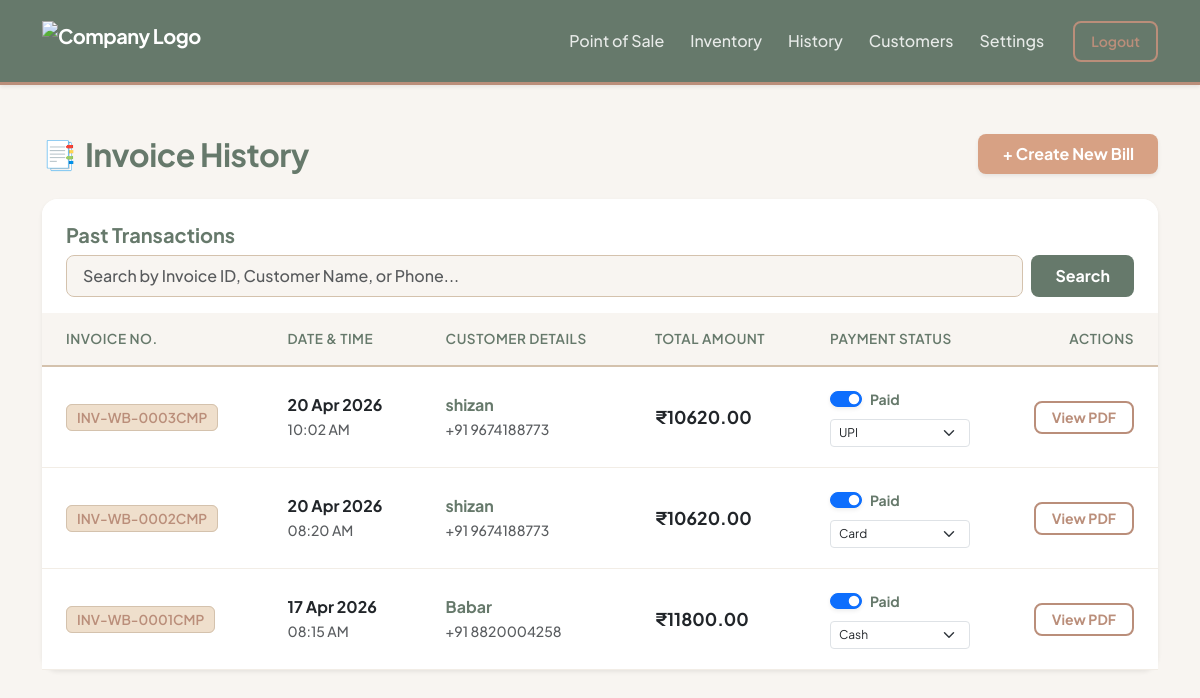
/billing/history (signed in), run on the app's committed database.
### core/models.py (models this page shows)
class Invoice(db.Model):
    __tablename__ = 'invoices'
    id = db.Column(db.Integer, primary_key=True)
    company_id = db.Column(db.Integer, db.ForeignKey('companies.id'), nullable=False) # ISOLATION
    invoice_number = db.Column(db.String(50), unique=True, nullable=False)
    customer_id = db.Column(db.Integer, db.ForeignKey('customers.id'), nullable=False)
    subtotal = db.Column(db.Float, nullable=False)
    discount_type = db.Column(db.String(10))
    discount_value = db.Column(db.Float, default=0.0)
    total_tax = db.Column(db.Float, nullable=False)
    grand_total = db.Column(db.Float, nullable=False)
    is_paid = db.Column(db.Boolean, default=False)
    payment_method = db.Column(db.String(20), default='Cash')
    split_gst = db.Column(db.Boolean, default=True)
    created_at = db.Column(db.DateTime, default=datetime.utcnow)
    items = db.relationship('InvoiceItem', backref='invoice', lazy=True)

class Customer(db.Model):
    __tablename__ = 'customers'
    id = db.Column(db.Integer, primary_key=True)
    company_id = db.Column(db.Integer, db.ForeignKey('companies.id'), nullable=False) # ISOLATION
    name = db.Column(db.String(100), nullable=False)
    phone_number = db.Column(db.String(15), nullable=False) # Removed unique=True so diff companies can have same customer
    created_at = db.Column(db.DateTime, default=datetime.utcnow)
    invoices = db.relationship('Invoice', backref='customer', lazy=True)

### core/billing/routes.py (the view, shortened to what this page needs)
@billing_bp.route('/history')
def history():
    company_id = session.get('company_id')
    if not company_id:
        flash("Please log in to view history.", "warning")
        return redirect(url_for('auth.login'))
    page = request.args.get('page', 1, type=int)
    search_query = request.args.get('search', '').strip()
    query = Invoice.query.join(Customer).filter(Invoice.company_id == company_id)
    pagination = query.order_by(Invoice.created_at.desc()).paginate(page=page, per_page=10)
    return render_template(
        'billing/history.html',
        pagination=pagination,
        search_query=search_query
    )

### core/templates/billing/history.html (shortened to what this page needs)
{% extends "base.html" %}
{% block content %}
<div class="row mt-4 mb-4">
    <div class="col-12 d-flex justify-content-between align-items-center">
        <div class="d-flex align-items-center">
            <span class="fs-3 me-2 text-taupe">📑</span>
            <h2 class="history-header mb-0">Invoice History</h2>
        </div>
        <a href="/billing" class="btn btn-terracotta fw-bold px-4 py-2 shadow-sm">+ Create New Bill</a>
    </div>
</div>
<div class="card card-glass border-0 shadow-sm">
    <div class="card-header bg-white border-0 pt-4 pb-3 px-4 rounded-top-4 d-flex justify-content-between align-items-center flex-wrap gap-2">
        <h5 class="mb-0 text-sage fw-bold">Past Transactions</h5>
        <form method="GET" action="/billing/history" class="search-wrapper-history w-100 w-md-75 w-lg-50">
            <input type="text" name="search" class="form-control search-input-custom flex-grow-1"
                   placeholder="Search by Invoice ID, Customer Name, or Phone..."
                   value="{{ search_query or '' }}">
            <button type="submit" class="btn btn-sage px-4 fw-bold rounded-3">Search</button>
        </form>
    </div>
    <div class="card-body p-0">
        <div class="table-responsive">
            <table class="table table-history">
                <thead>
                    <tr>
                        <th>Invoice No.</th>
                        <th>Date & Time</th>
                        <th>Customer Details</th>
                        <th>Total Amount</th>
                        <th>Payment Status</th>
                        <th class="text-end">Actions</th>
                    </tr>
                </thead>
                <tbody>
                    {% for inv in pagination.items %}
                    <tr>
                        <td>
                            <span class="inv-badge">{{ inv.invoice_number }}</span>
                        </td>
                        <td>
                            <div class="fw-bold text-dark">{{ inv.created_at.strftime('%d %b %Y') }}</div>
                            <small class="text-muted fw-medium">{{ inv.created_at.strftime('%I:%M %p') }}</small>
                        </td>
                        <td>
                            <strong style="color: var(--color-sage);">{{ inv.customer.name }}</strong><br>
                            <small class="text-muted fw-medium">+91 {{ inv.customer.phone_number }}</small>
                        </td>
                        <td class="amount-text">
                            ₹{{ "%.2f"|format(inv.grand_total) }}
                        </td>
                        <td>
                            <div class="d-flex flex-column gap-2">
                                <div class="form-check form-switch m-0 d-flex align-items-center">
                                    <input class="form-check-input payment-toggle shadow-sm mt-0" type="checkbox" data-id="{{ inv.id }}" {% if inv.is_paid %}checked{% endif %} style="cursor: pointer;">
                                    <label class="form-check-label ms-2 small fw-bold">
                                        {% if inv.is_paid %}
                                            <span class="text-sage">Paid</span>
                                        {% else %}
                                            <span class="text-terracotta">Pending</span>
                                        {% endif %}
                                    </label>
                                </div>
                                <select class="form-select form-select-sm payment-method-select" data-id="{{ inv.id }}" style="font-size: 0.75rem; {% if not inv.is_paid %}display: none;{% endif %}">
                                    <option value="Cash" {% if inv.payment_method == 'Cash' %}selected{% endif %}>Cash</option>
                                    <option value="Card" {% if inv.payment_method == 'Card' %}selected{% endif %}>Card</option>
                                    <option value="UPI" {% if inv.payment_method == 'UPI' %}selected{% endif %}>UPI</option>
                                </select>
                            </div>
                        </td>
                        <td class="text-end">
                            <a href="/billing/invoice/{{ inv.id }}" class="btn btn-sm btn-outline-taupe px-3 fw-bold rounded-3">View PDF</a>
                        </td>
                    </tr>
                    {% endfor %}
                </tbody>
            </table>
        </div>
    </div>
</div>
{% endblock %}

### core/templates/base.html (style rules this page uses)
:root { --color-sand: #D4C2AD; --color-terracotta: #D7A184; --color-cream: #EFDFCC; --color-taupe: #BA8E7A; --color-sage: #66796B; --text-dark: #2C3530; --shadow-soft: 0 10px 30px rgba(102, 121, 107, 0.08); --shadow-hover: 0 15px 35px rgba(102, 121, 107, 0.15); }
body { background-color: #F8F5F1; font-family: 'Plus Jakarta Sans', sans-serif; color: var(--text-dark); -webkit-font-smoothing: antialiased; }
.card-glass { background: #ffffff; border: 1px solid rgba(212, 194, 173, 0.3); border-radius: 16px; box-shadow: var(--shadow-soft); transition: box-shadow 0.3s ease; }
.btn-sage { background-color: var(--color-sage); color: white; border: none; font-weight: 600; padding: 0.5rem 1.25rem; border-radius: 8px; transition: all 0.2s ease; }
.btn-terracotta { background-color: var(--color-terracotta); color: white; border: none; font-weight: 600; padding: 0.5rem 1.25rem; border-radius: 8px; transition: all 0.2s ease; }
.btn-outline-taupe { border: 2px solid var(--color-taupe); color: var(--color-taupe); font-weight: 600; border-radius: 8px; background: transparent; }
.text-sage { color: var(--color-sage) !important; }
.text-taupe { color: var(--color-taupe) !important; }

### core/templates/billing/history.html (style rules this page uses)
.history-header { color: var(--color-sage); font-weight: 700; letter-spacing: -0.5px; }
.search-wrapper-history { display: flex; gap: 8px; }
.search-input-custom { border: 1px solid var(--color-sand); border-radius: 8px; padding: 8px 16px; background-color: #F8F5F1; font-weight: 500; }
.table-history { width: 100%; margin-bottom: 0; }
.table-history th { background-color: #F8F5F1; color: var(--color-sage); font-size: 0.85rem; text-transform: uppercase; padding: 1rem 1.5rem; border-bottom: 2px solid var(--color-sand); font-weight: 600; letter-spacing: 0.5px; }
.table-history td { padding: 1.25rem 1.5rem; border-bottom: 1px solid rgba(212, 194, 173, 0.3); vertical-align: middle; transition: background-color 0.2s ease; }
.inv-badge { background-color: var(--color-cream); color: var(--color-taupe); border: 1px solid var(--color-sand); font-weight: 600; padding: 4px 10px; border-radius: 6px; font-size: 0.85rem; }
.amount-text { color: var(--color-sage); font-weight: 700; font-size: 1.1rem; }

### data on the page
Invoice: invoice_number "INV-WB-0003CMP", created_at "20 Apr 2026", created_at "10:02 AM", customer.name "shizan", customer.phone_number "9674188773", grand_total "10620.00", is_paid "☑", shows "Paid", payment_method+id+is_paid "UPI"
Invoice: invoice_number "INV-WB-0002CMP", created_at "20 Apr 2026", created_at "08:20 AM", customer.name "shizan", customer.phone_number "9674188773", grand_total "10620.00", is_paid "☑", shows "Paid", payment_method+id+is_paid "Card"
Invoice: invoice_number "INV-WB-0001CMP", created_at "17 Apr 2026", created_at "08:15 AM", customer.name "Babar", customer.phone_number "8820004258", grand_total "11800.00", is_paid "☑", shows "Paid", payment_method+id+is_paid "Cash"
